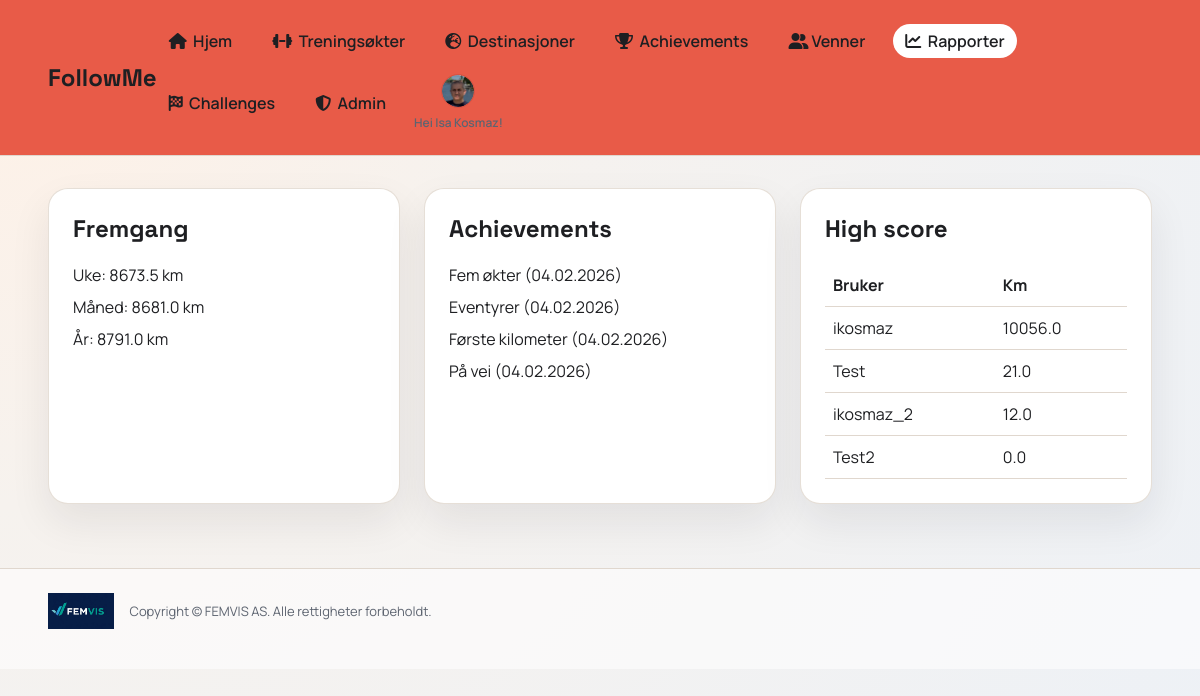
Screenshot of /reports (signed in) with the database file from the repository.
### app.py (models this page shows)
class User(db.Model):
    id = db.Column(db.Integer, primary_key=True)
    username = db.Column(db.String(40), unique=True, nullable=False)
    full_name = db.Column(db.String(120), nullable=False)
    email = db.Column(db.String(120), unique=True, nullable=False)
    password_hash = db.Column(db.String(255), nullable=False)
    role = db.Column(db.String(20), default="user", nullable=False)
    avatar_color = db.Column(db.String(20), default="#2d7d46", nullable=False)
    avatar_icon = db.Column(db.String(20), default="boot", nullable=False)
    avatar_image = db.Column(db.String(255), nullable=True)
    created_at = db.Column(db.DateTime, default=datetime.utcnow, nullable=False)

class UserAchievement(db.Model):
    id = db.Column(db.Integer, primary_key=True)
    user_id = db.Column(db.Integer, db.ForeignKey("user.id"), nullable=False)
    achievement_id = db.Column(db.Integer, db.ForeignKey("achievement.id"), nullable=False)
    earned_at = db.Column(db.DateTime, default=datetime.utcnow, nullable=False)

class Achievement(db.Model):
    id = db.Column(db.Integer, primary_key=True)
    code = db.Column(db.String(40), unique=True, nullable=False)
    name = db.Column(db.String(120), nullable=False)
    description = db.Column(db.String(300), nullable=False)
    rule_type = db.Column(db.String(20), nullable=False)  # total_km or workouts
    threshold = db.Column(db.Float, nullable=False)

### app.py (the view)
@app.route("/reports")
@login_required
def reports():
    user = get_current_user()
    today = date.today()
    year_start = date(today.year, 1, 1)
    month_start = date(today.year, today.month, 1)
    week_start = date.fromordinal(today.toordinal() - today.weekday())
    km_week = sum_km_between(user.id, week_start, today)
    km_month = sum_km_between(user.id, month_start, today)
    km_year = sum_km_between(user.id, year_start, today)
    ensure_achievements(user.id)
    earned = (
        db.session.query(UserAchievement, Achievement)
        .join(Achievement, UserAchievement.achievement_id == Achievement.id)
        .filter(UserAchievement.user_id == user.id)
        .order_by(UserAchievement.earned_at.desc())
        .all()
    )
    friend_links = Friend.query.filter_by(user_id=user.id).all()
    friend_users = [db.session.get(User, link.friend_id) for link in friend_links]
    leaderboard = [{"username": user.username, "total_km": user_total_km(user.id)}]
    for friend_user in friend_users:
        leaderboard.append({"username": friend_user.username, "total_km": user_total_km(friend_user.id)})
    leaderboard = sorted(leaderboard, key=lambda x: x["total_km"], reverse=True)
    return render_template(
        "reports.html",
        user=user,
        km_week=km_week,
        km_month=km_month,
        km_year=km_year,
        earned=earned,
        leaderboard=leaderboard,
    )

### app.py (called while the page is built, shortened)
def login_required(view):
    @wraps(view)
    def wrapper(*args, **kwargs):
        if "user_id" not in session:
            return redirect(url_for("login"))
        user = db.session.get(User, session["user_id"])
        if not user:
            session.clear()
            return redirect(url_for("login"))
        return view(*args, **kwargs)
    return wrapper

def get_current_user():
    if "user_id" not in session:
        return None
    user = db.session.get(User, session["user_id"])
    if not user:
        session.clear()
        return None
    return user

def user_total_km(user_id):
    total = db.session.query(db.func.coalesce(db.func.sum(Workout.km), 0)).filter_by(user_id=user_id).scalar()
    return float(total or 0)

def user_workout_count(user_id):
    count = db.session.query(db.func.count(Workout.id)).filter_by(user_id=user_id).scalar()
    return int(count or 0)

def sum_km_between(user_id, start_date, end_date, activity_type=None):
    query = db.session.query(db.func.coalesce(db.func.sum(Workout.km), 0)).filter(
        Workout.user_id == user_id,
        Workout.workout_date >= start_date,
        Workout.workout_date <= end_date,
    )
    if activity_type:
        query = query.filter(Workout.activity_type == activity_type)
    return float(query.scalar() or 0)

def ensure_achievements(user_id):
    total_km = user_total_km(user_id)
    workouts = user_workout_count(user_id)
    achievements = Achievement.query.all()
    earned_ids = {ua.achievement_id for ua in UserAchievement.query.filter_by(user_id=user_id).all()}
    for achievement in achievements:
        if achievement.id in earned_ids:
            continue
    db.session.commit()

### templates/reports.html
{% extends "base.html" %}
{% set title = "Rapporter" %}
{% block content %}
<section class="grid">
  <div class="card">
    <h2>Fremgang</h2>
    <ul class="list">
      <li>Uke: {{ "%.1f"|format(km_week) }} km</li>
      <li>Måned: {{ "%.1f"|format(km_month) }} km</li>
      <li>År: {{ "%.1f"|format(km_year) }} km</li>
    </ul>
  </div>
  <div class="card">
    <h2>Achievements</h2>
    <ul class="list">
      {% for entry, achievement in earned %}
        <li>{{ achievement.name }} ({{ entry.earned_at.strftime('%d.%m.%Y') }})</li>
      {% else %}
        <li class="muted">Ingen achievements enda.</li>
      {% endfor %}
    </ul>
  </div>
  <div class="card">
    <h2>High score</h2>
    <table class="table">
      <thead>
        <tr>
          <th>Bruker</th>
          <th>Km</th>
        </tr>
      </thead>
      <tbody>
        {% for row in leaderboard %}
          <tr>
            <td>{{ row.username }}</td>
            <td>{{ "%.1f"|format(row.total_km) }}</td>
          </tr>
        {% endfor %}
      </tbody>
    </table>
  </div>
</section>
{% endblock %}

### templates/base.html (shortened to what this page needs)
<!doctype html>
<html lang="no">
<head>
  <link rel="stylesheet" href="{{ url_for('static', filename='css/style.css') }}">
  <link rel="stylesheet" href="https://cdnjs.cloudflare.com/ajax/libs/font-awesome/6.5.2/css/all.min.css">
</head>
<body>
  <div class="app-shell">
    <header class="topbar">
      <a class="brand-link" href="{{ url_for('index') }}"><div class="brand">FollowMe</div></a>
      {% if user %}
      <div class="nav-shell">
        <nav class="nav">
          <a href="{{ url_for('index') }}" class="{% if request.path == url_for('index') %}active{% endif %}"><i class="fa-solid fa-house"></i>&nbsp; Hjem</a>
          <a href="{{ url_for('workouts') }}" class="{% if request.path.startswith(url_for('workouts')) %}active{% endif %}"><i class="fa-solid fa-dumbbell"></i>&nbsp; Treningsøkter</a>
          <a href="{{ url_for('destinations') }}" class="{% if request.path.startswith(url_for('destinations')) %}active{% endif %}"><i class="fa-solid fa-earth-europe"></i>&nbsp; Destinasjoner</a>
          <a href="{{ url_for('achievements') }}" class="{% if request.path.startswith(url_for('achievements')) %}active{% endif %}"><i class="fa-solid fa-trophy"></i>&nbsp; Achievements</a>
          <a href="{{ url_for('friends') }}" class="{% if request.path.startswith(url_for('friends')) %}active{% endif %}"><i class="fa-solid fa-user-group"></i> Venner</a>
          <a href="{{ url_for('reports') }}" class="{% if request.path.startswith(url_for('reports')) %}active{% endif %}"><i class="fa-solid fa-chart-line"></i>&nbsp; Rapporter</a>
          <a href="{{ url_for('challenges') }}" class="{% if request.path.startswith(url_for('challenges')) %}active{% endif %}"><i class="fa-solid fa-flag-checkered"></i>&nbsp; Challenges</a>
          {% if user.role == 'admin' %}
          <a href="{{ url_for('admin_dashboard') }}" class="{% if request.path.startswith('/admin') %}active{% endif %}"><i class="fa-solid fa-shield-halved"></i>&nbsp; Admin</a>
          {% endif %}
          <div class="nav-avatar-wrap">
            <a class="nav-avatar {% if user.avatar_image %}has-image{% endif %}" href="{{ url_for('profile') }}" style="--accent: {{ user.avatar_color }}" aria-label="Profil">
              {% if user.avatar_image %}
                <img src="{{ url_for('static', filename='uploads/' ~ user.avatar_image) }}" alt="Avatar">
              {% endif %}
            </a>
            <div class="nav-welcome">Hei {{ user.full_name }}!</div>
          </div>
        </nav>
      </div>
      {% endif %}
    </header>
    <main class="main">
      {% block content %}{% endblock %}
    </main>
    <footer class="footer">
      <div class="footer-inner">
        <img src="{{ url_for('static', filename='img/logo.jpg') }}" alt="FEMVIS AS logo">
        <p>Copyright © FEMVIS AS. Alle rettigheter forbeholdt.</p>
      </div>
    </footer>
  </div>
</body>
</html>

### static/css/style.css (style rules this page uses)
:root { --bg: #f6f2ee; --bg-2: #edf1f6; --card: #ffffff; --ink: #1e1f22; --muted: #5d6470; --accent: #2d7d46; --accent-2: #d96d4e; --stroke: #e0d7ce; }
* { box-sizing: border-box; }
body { margin: 0; font-family: "Manrope", sans-serif; color: var(--ink); background: radial-gradient(circle at top left, #fff1e6 0%, var(--bg) 35%, var(--bg-2) 100%); }
.app-shell { min-height: 100vh; }
.topbar { display: flex; align-items: center; justify-content: space-between; padding: 24px 48px; position: sticky; top: 0; backdrop-filter: blur(6px); background: #e85b48; border-bottom: 1px solid var(--stroke); z-index: 10; }
.brand { font-family: "Space Grotesk", sans-serif; font-size: 24px; font-weight: 700; }
.brand-link { text-decoration: none; color: inherit; }
.nav { display: flex; gap: 16px; flex-wrap: wrap; align-items: center; }
.nav a { text-decoration: none; color: var(--ink); font-weight: 600; padding: 6px 12px; border-radius: 999px; }
.nav a.active { background: var(--card); }
.nav a.nav-avatar { padding: 0; }
.nav-avatar { width: 34px; height: 34px; border-radius: 50%; background: var(--accent); display: flex; align-items: center; justify-content: center; color: #fff; font-weight: 700; overflow: hidden; border: 1px solid rgba(0, 0, 0, 0.08); padding: 0; }
.nav-avatar img { width: 100%; height: 100%; object-fit: cover; display: block; border-radius: 50%; }
.nav-avatar.has-image { background: transparent; }
.nav-avatar-wrap { position: relative; display: flex; align-items: center; flex-direction: column; gap: 6px; }
.nav-welcome { font-size: 12px; color: var(--muted); font-weight: 600; text-align: center; max-width: 140px; }
.nav-shell { display: flex; align-items: center; gap: 12px; position: relative; }
.main { padding: 32px 48px 64px; }
.footer { padding: 24px 48px 40px; border-top: 1px solid var(--stroke); background: rgba(255, 255, 255, 0.6); }
.footer-inner { display: flex; align-items: center; gap: 16px; flex-wrap: wrap; }
.footer-inner img { height: 36px; }
.footer-inner p { margin: 0; color: var(--muted); font-size: 13px; }
.grid { display: grid; grid-template-columns: repeat(auto-fit, minmax(240px, 1fr)); gap: 24px; }
.card { background: var(--card); border-radius: 20px; padding: 24px; box-shadow: 0 18px 40px rgba(29, 31, 34, 0.08); border: 1px solid rgba(224, 215, 206, 0.8); }
.card h2 { margin-top: 0; font-family: "Space Grotesk", sans-serif; }
.table { width: 100%; border-collapse: collapse; margin-top: 12px; }
.table th, .table td { text-align: left; padding: 10px 8px; border-bottom: 1px solid var(--stroke); }
.list { list-style: none; padding: 0; margin: 0; display: grid; gap: 10px; }

### rows the page displays
User: avatar_image (picture), full_name "Isa Kosmaz", username "ikosmaz", total_km "10056.0"
UserAchievement: name "Fem økter", earned_at "04.02.2026"
UserAchievement: name "Eventyrer", earned_at "04.02.2026"
UserAchievement: name "Første kilometer", earned_at "04.02.2026"
UserAchievement: name "På vei", earned_at "04.02.2026"
User: username "Test", total_km "21.0"
User: username "ikosmaz_2", total_km "12.0"
User: username "Test2", total_km "0.0"

### other values shown
{{ "%.1f"|format(km_week) }} "8673.5"
{{ "%.1f"|format(km_month) }} "8681.0"
{{ "%.1f"|format(km_year) }} "8791.0"
